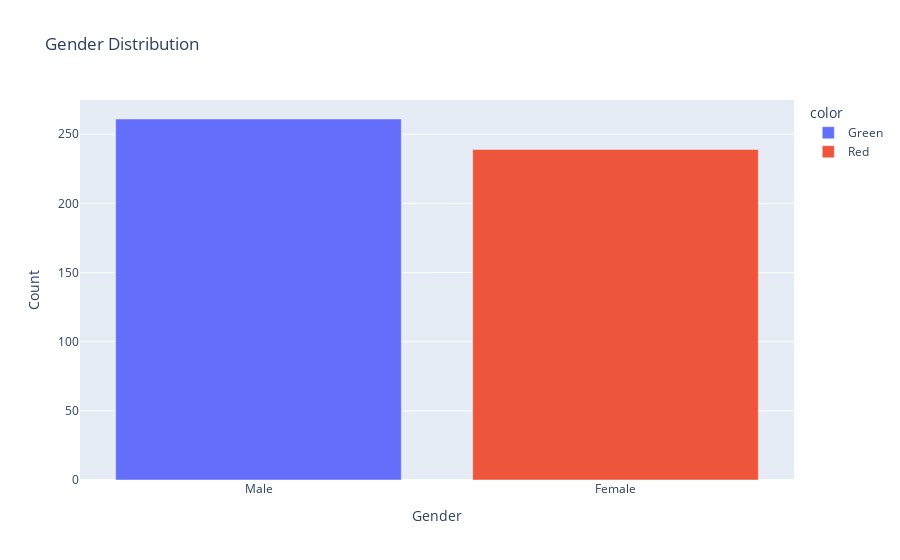

This figure's notebook cell:
### Code cell
gender_counts = dataset['Gender'].value_counts().reset_index()
gender_counts.columns = ['Gender', 'Count']
fig = px.bar(gender_counts, x='Gender',
             y = 'Count', color= ['Green', 'Red'], title='Gender Distribution')
fig.show()

### Figure 1 — Plotly figure (JSON) as saved in the notebook; plotly's stock layout.template omitted (floating-point values rounded to 4 significant figures)
{"data": [{"alignmentgroup": "True", "hovertemplate": "color=Green<br>Gender=%{x}<br>Count=%{y}<extra></extra>", "legendgroup": "Green", "marker": {"color": "#636efa", "pattern": {"shape": ""}}, "name": "Green", "offsetgroup": "Green", "orientation": "v", "showlegend": true, "textposition": "auto", "type": "bar", "x": ["Male"], "xaxis": "x", "y": [261], "yaxis": "y"}, {"alignmentgroup": "True", "hovertemplate": "color=Red<br>Gender=%{x}<br>Count=%{y}<extra></extra>", "legendgroup": "Red", "marker": {"color": "#EF553B", "pattern": {"shape": ""}}, "name": "Red", "offsetgroup": "Red", "orientation": "v", "showlegend": true, "textposition": "auto", "type": "bar", "x": ["Female"], "xaxis": "x", "y": [239], "yaxis": "y"}], "layout": {"barmode": "relative", "legend": {"title": {"text": "color"}, "tracegroupgap": 0}, "title": {"text": "Gender Distribution"}, "xaxis": {"anchor": "y", "domain": [0, 1], "title": {"text": "Gender"}}, "yaxis": {"anchor": "x", "domain": [0, 1], "title": {"text": "Count"}}}}
